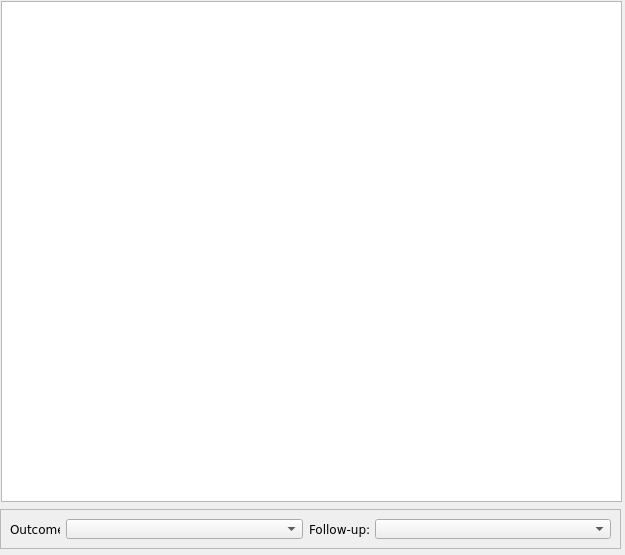
<ui version="4.0" >
 <class>network_view_dialog</class>
 <widget class="QDialog" name="network_view_dialog" >
  <property name="geometry" >
   <rect>
    <x>0</x>
    <y>0</y>
    <width>625</width>
    <height>555</height>
   </rect>
  </property>
  <property name="maximumSize" >
   <size>
    <width>625</width>
    <height>555</height>
   </size>
  </property>
  <property name="font" >
   <font>
    <family>Verdana</family>
   </font>
  </property>
  <property name="windowTitle" >
   <string>Network</string>
  </property>
  <widget class="QFrame" name="frame" >
   <property name="geometry" >
    <rect>
     <x>0</x>
     <y>509</y>
     <width>621</width>
     <height>40</height>
    </rect>
   </property>
   <property name="frameShape" >
    <enum>QFrame::StyledPanel</enum>
   </property>
   <property name="frameShadow" >
    <enum>QFrame::Raised</enum>
   </property>
   <layout class="QHBoxLayout" name="horizontalLayout" >
    <item>
     <widget class="QLabel" name="label_3" >
      <property name="maximumSize" >
       <size>
        <width>50</width>
        <height>16777215</height>
       </size>
      </property>
      <property name="text" >
       <string>Outcome:</string>
      </property>
     </widget>
    </item>
    <item>
     <widget class="QComboBox" name="outcome_cbo_box" />
    </item>
    <item>
     <widget class="QLabel" name="label_4" >
      <property name="maximumSize" >
       <size>
        <width>60</width>
        <height>16777215</height>
       </size>
      </property>
      <property name="text" >
       <string>Follow-up:</string>
      </property>
     </widget>
    </item>
    <item>
     <widget class="QComboBox" name="follow_up_cbo_box" />
    </item>
   </layout>
  </widget>
  <widget class="QGraphicsView" name="network_viewer" >
   <property name="geometry" >
    <rect>
     <x>1</x>
     <y>1</y>
     <width>621</width>
     <height>501</height>
    </rect>
   </property>
  </widget>
 </widget>
 <resources/>
 <connections/>
</ui>
